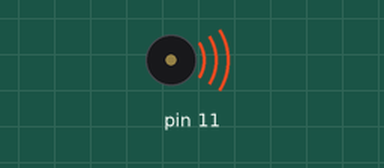
A sketch run on a simulated Arduino Uno, built with avr-gcc and run on an emulated ATmega328P. On the bench: buzzer (waves = sounding).

Above: at 0.1 s.
Timing chart, 0 to 40.0 s (numbered marks = the images above):
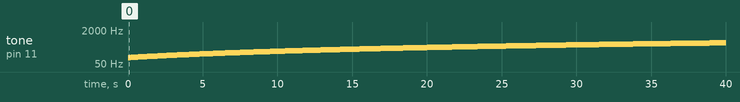

Measured:
- by itself, tone on pin 11: plays 100 Hz for 0.10 s, 101 Hz for 0.10 s, 102 Hz for 0.10 s, 103 Hz for 0.10 s, 104 Hz for 0.10 s, 105 Hz for 0.10 s … (400 notes in this stretch)

The sketch:

WasTutDasProgramm.ino
```cpp
int f;

void setup()
{
    f = 100;
}

void loop()
{
    tone(11, f);
    delay(100);
    f = f + 1; // kurzschreibweise: f += 1 oder noch kürzer: f++;
}
```
